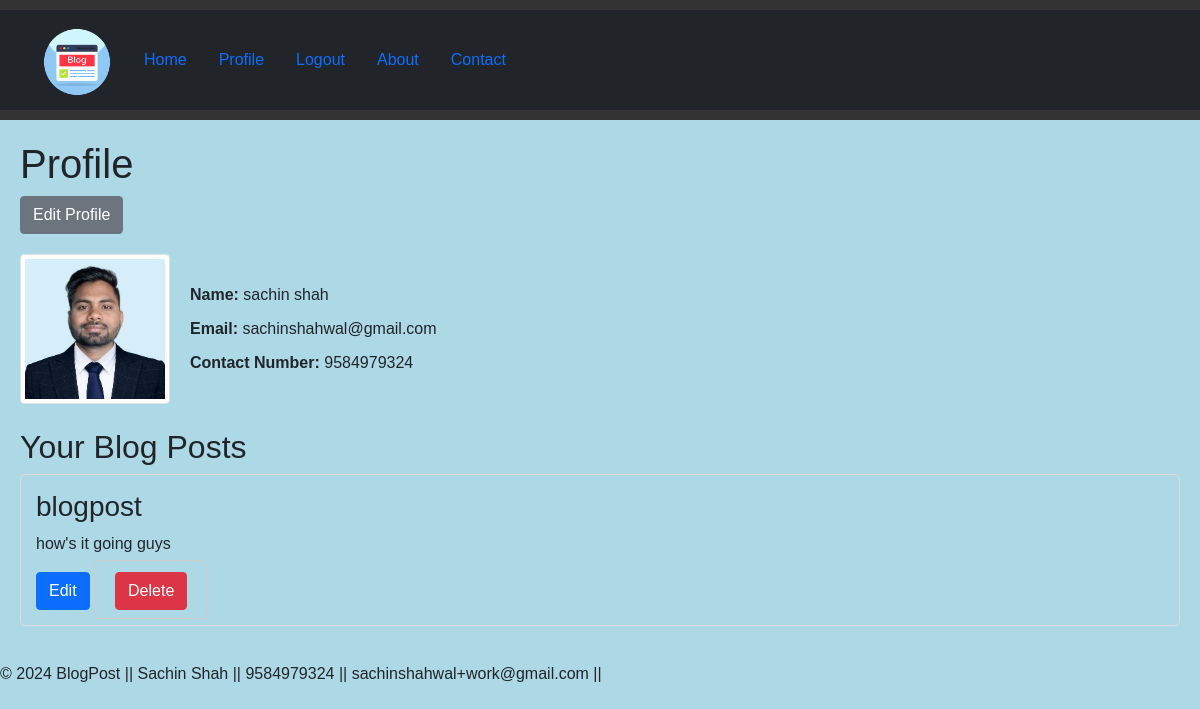
The app's page /profile (signed in) with its own data.
### main.py (models this page shows, shortened)
class User(UserMixin, db.Model):
    id = db.Column(db.Integer, primary_key=True)
    username = db.Column(db.String(80), unique=True, nullable=False)
    password = db.Column(db.String(200), nullable=False)
    email = db.Column(db.String(120), unique=True, nullable=False)
    mobile_number = db.Column(db.String(20), nullable=False)
    image = db.Column(db.String(200), nullable=True)
    posts = db.relationship('BlogPost', backref='author', lazy=True)

class BlogPost(db.Model):
    id = db.Column(db.Integer, primary_key=True)
    title = db.Column(db.String(200), nullable=False)
    content = db.Column(db.Text, nullable=False)
    user_id = db.Column(db.Integer, db.ForeignKey('user.id'), nullable=False)

### main.py (the view)
@app.route('/profile')
@login_required
def profile():
    return render_template('profile.html', user=current_user)

### main.py (called while the page is built)
@login_manager.user_loader
def load_user(user_id):
    return User.query.get(int(user_id))

### templates/profile.html (shortened to what this page needs)
{% extends 'base.html' %}
{% block content %}
    <h1>Profile</h1>
    <div class="edit_profile">
        <a href="{{ url_for('edit_profile') }}" class="btn btn-secondary">Edit Profile</a>
    </div>
    <div class="profile-info">
        <div class="profile-photo">
            <img src="{{ user.image }}" alt="Profile" class="img-thumbnail" width="150" height="150"> <br>
        </div>
        <div class="profile-details">
            <p><strong>Name:</strong> {{ user.username }}</p>
            <p><strong>Email:</strong> {{ user.email }}</p>
            <p><strong>Contact Number:</strong> {{ user.mobile_number }}</p>
        </div>
    </div>
    <br>
    <h2>Your Blog Posts</h2>
    <ul class="blog-posts">
        {% for post in user.posts %}
        <li>
            <h3>{{ post.title }}</h3>
            <p>{{ post.content }}</p>
            <a href="{{ url_for('edit_post', post_id=post.id) }}" class="btn btn-primary">Edit</a>
            <form action="{{ url_for('delete_post', post_id=post.id) }}" method="post" style="display:inline;">
                <button type="submit" class="btn btn-danger">Delete</button>
            </form>
        </li>
        {% endfor %}
    </ul>
{% endblock %}

### static/style.css (style rules this page uses)
form { width: 30%; margin: 0 auto; padding: 20px; border: 1px solid #ccc; border-radius: 5px; }
body { font-family: Arial, sans-serif; margin: 0; padding: 0; background-color: #f5f5f5; }

### templates/profile.html (style rules this page uses)
.profile-info { display: flex; align-items: center; margin-top: 20px; }
.profile-photo { margin-right: 20px; }
.profile-details p { margin: 0; padding: 5px 0; }
.edit_profile { text-align: left; margin-bottom: 20px; }
.blog-posts { list-style-type: none; padding: 0; }
.blog-posts li { border: 1px solid #ddd; border-radius: 5px; padding: 15px; margin-bottom: 15px; }
.blog-posts h3 { margin-top: 0; }
.blog-posts form { display: inline; }

### records on screen
User: username "sachin shah", email "sachinshahwal@gmail.com", mobile_number "9584979324"
BlogPost: title "blogpost", content "how's it going guys"
